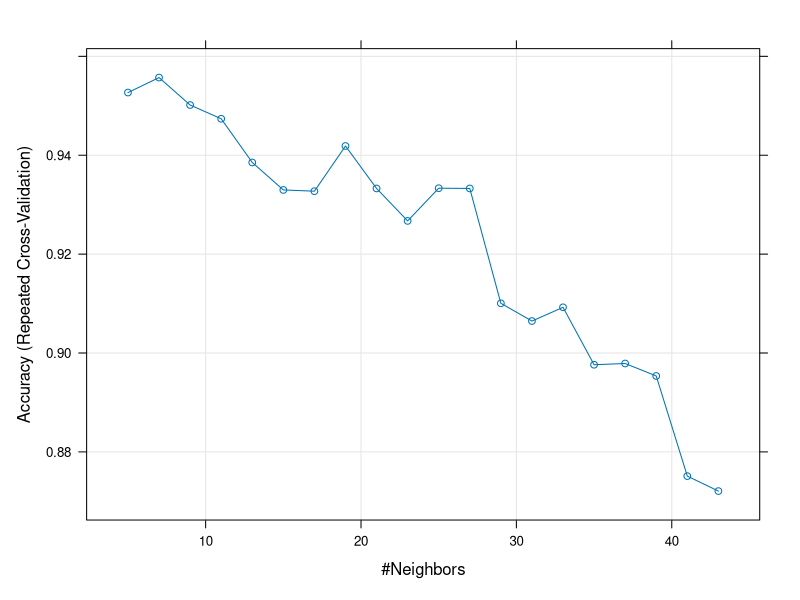

This chart was generated by the following R code:
## ---- chunk 1
knitr::opts_chunk$set(echo = TRUE)
## ---- chunk 2
library(caret)
## ---- chunk 3
summary(iris)
## ---- chunk 4
set.seed(300)
#Spliting data as training and test set. Using createDataPartition() function from caret. p is the percentage of data that goes to training. 
indxTrain <- createDataPartition(y = iris$Species,p = 0.75,list = FALSE)
training <- iris[indxTrain,]
testing <- iris[-indxTrain,]

#Checking distibution in original data and partitioned data
## ---- chunk 5
prop.table(table(testing$Species)) * 100
## ---- chunk 6
prop.table(table(iris$Species)) * 100
## ---- chunk 7
trainX <- training[,names(training) != "Species"]
preProcValues <- preProcess(x = trainX,method = c("center", "scale"))
preProcValues
## ---- chunk 8
set.seed(400)
ctrl <- trainControl(method="repeatedcv",repeats = 3) #,classProbs=TRUE,summaryFunction = twoClassSummary)
knnFit <- train(Species ~ ., data = training, method = "knn", trControl = ctrl, preProcess = c("center","scale"), tuneLength = 20)
#Output of kNN fit
knnFit
## ---- chunk 9
#Plotting yields Number of Neighbours Vs accuracy (based on repeated cross validation)
plot(knnFit)
## ---- chunk 10
knnPredict <- predict(knnFit,newdata = testing )
#Get the confusion matrix to see accuracy value and other parameter values
confusionMatrix(knnPredict, testing$Species )
## ---- chunk 11
mean(knnPredict == testing$Species)
